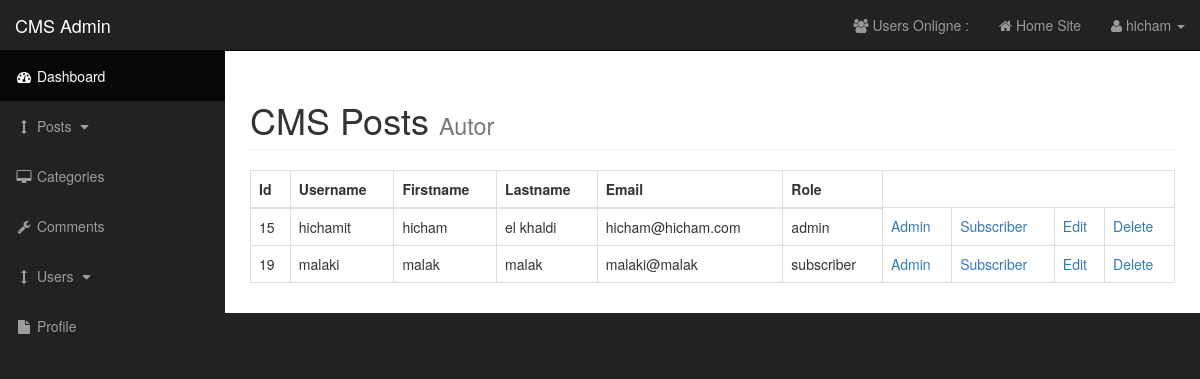
The page /admin/users.php (signed in) on the database its author committed.
### tables this page shows
CREATE TABLE `users` (
  `user_id` int(3) NOT NULL,
  `username` varchar(255) NOT NULL,
  `user_password` varchar(255) NOT NULL,
  `user_firstname` varchar(255) NOT NULL,
  `user_lastname` varchar(255) NOT NULL,
  `user_email` varchar(255) NOT NULL,
  `user_image` text NOT NULL,
  `user_role` varchar(255) NOT NULL,
  `randSalt` varchar(255) NOT NULL DEFAULT '$2y$10$iusesomecrazystrings22'
);

### admin/includes/View_users.php (the view, shortened to what this page needs)
<table class="table table-bordered table-hover">
                                <thead>
                                    <th>Id</th>
                                    <th>Username</th>
                                    <th>Firstname</th>
                                    <th>Lastname</th>
                                    <th>Email</th>
                                    <th>Role</th>
                                </thead>
                                <tbody>
                                 <?php
                                    $query = "SELECT * FROM users";
                                    $select_all_users = mysqli_query($connection,$query);
                                    while ($row = mysqli_fetch_assoc($select_all_users)) {
                                        $user_id = $row['user_id'];
                                        $username = $row['username'];
                                        $user_firstname = $row['user_firstname'];
                                        $user_lastname = $row['user_lastname'];
                                        $user_email = $row['user_email'];
                                        $user_role = $row['user_role'];
                                        echo" <tr>
                                    <td>{$user_id}</td>
                                    <td>{$username}</td>
                                    <td>{$user_firstname}</td>
                                    <td>{$user_lastname}</td>
                                    <td>{$user_email}</td>
                                    <td>{$user_role}</td>
                                    <td><a href='users.php?admin={$user_id}'>Admin</a></td>
                                    <td><a href='users.php?subscriber={$user_id}'>Subscriber</a></td>
                                    <td><a href='users.php?source=update&u_id={$user_id}'>Edit</a></td>
                                    <td><a href='users.php?delete={$user_id}'>Delete</a></td>
                                    </tr>";
                                    }
                                 ?>
                                </tbody>
                            </table>

### admin/css/sb-admin.css (style rules this page uses)
body { margin-top: 100px; background-color: #222; }
@media (min-width:768px) { body { margin-top: 50px; } }

### rows shown on the page
users: user_id "15", username "hichamit", user_firstname "hicham", user_lastname "el khaldi", user_email "hicham@hicham.com", user_role "admin"
users: user_id "19", username "malaki", user_firstname "malak", user_lastname "malak", user_email "malaki@malak", user_role "subscriber"

### other values the page prints
$_SESSION['firstname'] "hicham"
